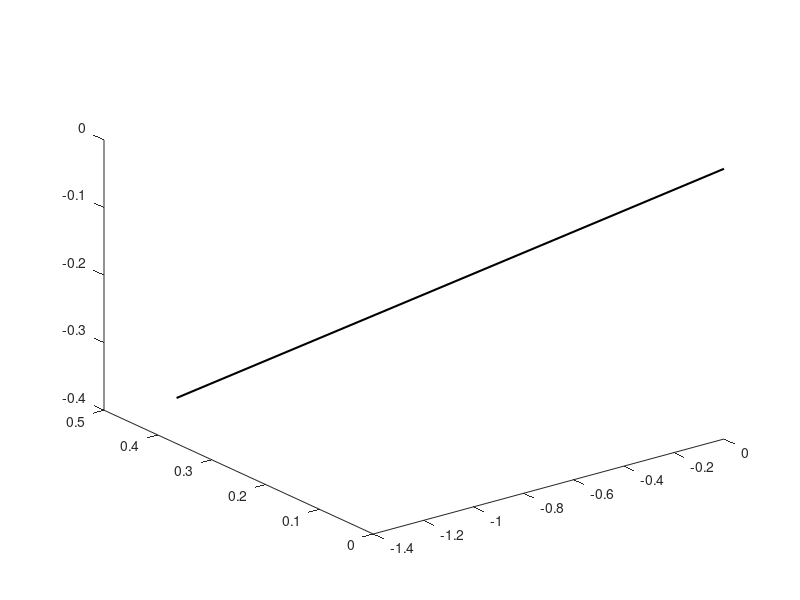

Write MATLAB code to recreate this figure. (Note: this script raises an error after producing the figure.)
clear all; close all; clc

number = 4;

%number = 1 -> Model: CC. Fit: 1.
%number = 2 -> Model: EC. Fit: 1.
%number = 3 -> Model: CC. Fit: 2.
%number = 4 -> Model: EC. Fit: 2.

phi_vec_sta =   [10.79 46.54 157.83 141.86]-90;
theta_vec_sta = [-40.80 -50.64 -54.13 -47.72];
psi_vec_sta = [90 104.18 90 90];
radio_vec_sta = [0.4234 0.7753 0.1368 0.1638];
delta_sta = [1 0.6874 1 0.6937];
y0_vec_sta = [0.3987 0.6506 -0.0931 -0.0908];

phi_vec_ms =    [93.37 77.67 156.03 130.36]-90;
theta_vec_ms =  [-42.19 -39.62 9.24 23.73];
psi_vec_ms = [90 90 90 53.0812];
radio_vec_ms = [0.0851 0.0830 0.0436 0.0610];
delta_ms = [1 1.3661 1 0.7499];
y0_vec_ms = [0.0454 0.059 -0.0403 -0.0403];

n1 = 400;
h1 = 0.2;
n2 = 200;
h2 = 0.1;

phi_cc_sta = phi_vec_sta(number); %STA
theta_cc_sta = theta_vec_sta(number); %STA
psi_cc_sta = psi_vec_sta(number);

phi_cc_ms = phi_vec_ms(number); %MESSENGER
theta_cc_ms = theta_vec_ms(number); %MESSENGER
psi_cc_ms = psi_vec_ms(number);


%Reading files
C0 = csvread('275_C0.csv');
C1 = csvread('275_C1.csv');
C2 = csvread('275_C2.csv');

%Ejes globales
figure('position',[10 0 800 1000])
%{
factor = 0.5;
grosor = 1.5;
plot3([-1*factor 0],[0 0],[0 0],'k','LineWidth',grosor); hold on
xGSE_text = text(-1*factor,0,0,'\bf x^{GSE}','HorizontalAlignment','left','FontSize',15);
set(xGSE_text,'Color','k')
plot3([0 0],[-1*factor 0],[0 0],'k','LineWidth',grosor); hold on
yGSE_text = text(0,-1*factor,0,'\bf y^{GSE}','HorizontalAlignment','left','FontSize',15);
set(yGSE_text,'Color','k')
plot3([0 0],[0 0],[0 1*factor],'k','LineWidth',grosor); hold on
zGSE_text = text(0,0,1*factor,'\bf z^{GSE}','HorizontalAlignment','left','FontSize',15);
set(zGSE_text,'Color','k')
%}
%Rotation Angles
ang_c = pi/180;
Long = (156.759-180)*ang_c; %-8.841 -(180-180.27)
Lati = -2*ang_c; 
Tilt = 36.335*ang_c; %59.814

%Rotation Matrix
Long_Mat = @(x)([1 0 0; 0 cos(x) -sin(x); 0 sin(x) cos(x)]);
Lati_Mat = @(x)([cos(x) 0 sin(x); 0 1 0; -sin(x) 0 cos(x)]);
Tilt_Mat = @(x)([cos(x) -sin(x) 0; sin(x) cos(x) 0; 0 0 1]);
R_model = @(phi,theta,psi) ([cos(phi)*cos(psi)-sin(phi)*sin(theta)*sin(psi) -cos(theta)*sin(phi) cos(phi)*sin(psi)+cos(psi)*sin(theta)*sin(phi);
                     cos(psi)*sin(phi)+cos(phi)*sin(theta)*sin(psi) cos(phi)*cos(theta) sin(phi)*sin(psi)-cos(psi)*cos(phi)*sin(theta);
                    -cos(theta)*sin(psi) sin(theta) cos(theta)*cos(psi)]);


Long_Rot = Long_Mat(Long);
Lati_Rot = Lati_Mat(Lati);
Tilt_Rot = Tilt_Mat(Tilt);

%Cloud points array
conv = 695700/1.496e8;
Nube = Tilt_Rot*Lati_Rot*Long_Rot*[C0,C1,C2]'*conv;
Nube = Nube';

%CME direction
dir_vec = [-1.4 0 0]';
Long_Dir = Tilt_Mat(Long);
Lati_Dir = Lati_Mat(Lati);
Tilt_Dir = Long_Mat(-Tilt);

dir_vec = Tilt_Dir*Lati_Dir*Long_Dir*dir_vec; %
plot3([0 dir_vec(1)],[0 dir_vec(2)],[0 dir_vec(3)],'k','LineWidth',1.5); hold on
%plot3(dir_vec(1),dir_vec(2),dir_vec(3),'Marker','<','MarkerEdgeColor','k','MarkerFaceColor','k'); hold on

R = [0.02 0];
n = 20;
cyl_color = 'k';
closed = 1;
lines = 0;
fact0 = 1.025;

dir_cme1 = [dir_vec(1) dir_vec(2) dir_vec(3)];
dir_cme2 = [dir_vec(1) dir_vec(2) dir_vec(3)]*fact0;
[Cone0,EndPlate01,EndPlate02] = Cone(dir_cme1,dir_cme2,R,n,cyl_color,closed,lines);

%Spacecraft positions
sta_x = -0.789586;
sta_y = 0.558722;
sta_z = -0.00207215;

stb_x = -0.761043;
stb_y = -0.686539;
stb_z = -0.00299437;

ms_x = -0.3149;
ms_y = 0.0983;
ms_z = 0.0398;

%3D scatter plot
p_size = 100;

nube_x = -Nube(:,3);
nube_y = Nube(:,2);
nube_z = Nube(:,1);

plot3(nube_x,nube_y,nube_z,'-','Color',[120,120,120]/255,'LineWidth',0.25); hold on; grid on
plot3(nube_x,nube_y,nube_z,'.k','LineWidth',0.25); hold on; grid on
scatter3(0,0,0,400,'y','o','MarkerFaceColor','y'); hold on; grid on
scatter3(sta_x,sta_y,sta_z,p_size,'r','o','MarkerFaceColor','r'); hold on
scatter3(stb_x,stb_y,stb_z,p_size,'b','o','MarkerFaceColor','b'); hold on
scatter3(ms_x,ms_y,ms_z,p_size,'m','o','MarkerFaceColor','m'); hold on
scatter3(1,0,0,p_size,'g','o','MarkerFaceColor','g'); hold on

%Text 
%{
sta_text = text(sta_x-0.1,sta_y+0.1,sta_z+0.1,'\bf STA','HorizontalAlignment','left','FontSize',15);
set(sta_text,'Color','k')
stb_text = text(stb_x-0.1,stb_y+0.1,stb_z+0.1,'\bf STB','HorizontalAlignment','left','FontSize',15);
set(stb_text,'Color','k')
ms_text = text(ms_x-0.1,ms_y+0.1,ms_z+0.1,'\bf MS','HorizontalAlignment','left','FontSize',15);
set(ms_text,'Color','k')
%}
sun_text = text(0.1,0.1,0.1,'\bf Sun','HorizontalAlignment','left','FontSize',15);
set(sun_text,'Color','k')
earth_text = text(1.1,0.1,0.1,'\bf Earth','HorizontalAlignment','left','FontSize',15);
set(earth_text,'Color','k')


mult_sta = 1.45;
mult_ms = 4.3;

plot3([0 sta_x*mult_sta],[0 sta_y*mult_sta],[0 sta_z*mult_sta],'r','LineWidth',1.5); hold on
plot3([0 stb_x],[0 stb_y],[0 stb_z],'b','LineWidth',1.5); hold on
plot3([0 mult_ms*ms_x],[0 mult_ms*ms_y],[0 mult_ms*ms_z],'m','LineWidth',1.5); hold on
plot3([0 1],[0 0],[0 0],'g','LineWidth',1.5); hold on
%{
R = [0.02 0];
n = 20;
cyl_color = 'r';
closed = 1;
lines = 0;
fact0 = 1.025;

dir_cme1 = [dir_vec(1) dir_vec(2) dir_vec(3)];
dir_cme2 = [dir_vec(1) dir_vec(2) dir_vec(3)]*fact0;
[Cone0,EndPlate01,EndPlate02] = Cone(dir_cme1,dir_cme2,R,n,cyl_color,closed,lines);
%}

xlabel('\fontsize{14} x axis (AU)')
ylabel('\fontsize{14} y axis (AU)')
zlabel('\fontsize{14} z axis (AU)')
%{
xlim([-1.5 0.5])
ylim([-1 1])
zlim([-1 1])
%}
xlim([-1.5 1])
ylim([-1 1.5])
zlim([-1 1.5])

% Tal y como esta ahora:
% 1 ROTA THETA. 2 ROTA PHI.
%%%%%%%%%%%%%%%%%%%%%%%%%%%%%%%%%%%%%%%%%%%%%%
%%%%%-------- CC Fit 1 STEREO A --------%%%%%%
%%%%%%%%%%%%%%%%%%%%%%%%%%%%%%%%%%%%%%%%%%%%%%
r1 = radio_vec_sta(number); %0.1368;

a_sta=delta_sta(number)*radio_vec_sta(number); % horizontal radius
b_sta=radio_vec_sta(number); % vertical radius
x0=0; % x0,y0 ellipse centre coordinates
y0=0;
t=linspace(-pi,pi,n1);
x_sta=x0+a_sta*cos(t);
y_sta = ones(1,length(x_sta))*h1/2;
y2_sta = h1/2;
z_sta=y0+b_sta*sin(t);
xcc_sta = [x_sta,x_sta];
ycc_sta = zeros(1,n1*2);
for m = 1:n1*2
    if mod(m,2) == 1
        ycc_sta(m) = y2_sta;
    else
        ycc_sta(m) = -y2_sta;
    end
end
zcc_sta = [z_sta,z_sta];
cc_sta1 = [xcc_sta;ycc_sta;zcc_sta];

fact_sta = 0.45;
cc_sta_axis = [0 1 0;0 -1 0]'*fact_sta;

%Apply Rotations:
local_axis = [0 0 0; 1 0 0; 0 1 0; 0 0 1]';
local_axis = R_model((phi_cc_sta-(90-atan(-sta_x/sta_y)/ang_c))*ang_c,theta_cc_sta*ang_c,psi_cc_sta*ang_c)*local_axis;
cc_sta2 = R_model((phi_cc_sta-(90-atan(-sta_x/sta_y)/ang_c))*ang_c,theta_cc_sta*ang_c,psi_cc_sta*ang_c)*cc_sta1; 
cc_sta_axis = R_model((phi_cc_sta-(90-atan(-sta_x/sta_y)/ang_c))*ang_c,theta_cc_sta*ang_c,psi_cc_sta*ang_c)*cc_sta_axis;%

%view([0,0,90])

plot3(cc_sta2(1,:)+sta_x,cc_sta2(2,:)+sta_y,cc_sta2(3,:)+sta_z+y0_vec_sta(number),'-r'); hold on
plot3(cc_sta2(1,:)+sta_x,cc_sta2(2,:)+sta_y,cc_sta2(3,:)+sta_z+y0_vec_sta(number),'.k','LineWidth',0.5); hold on
plot3([cc_sta_axis(1,1) cc_sta_axis(1,2)]+sta_x,[cc_sta_axis(2,1) cc_sta_axis(2,2)]+sta_y,[cc_sta_axis(3,1) cc_sta_axis(3,2)]+sta_z+y0_vec_sta(number),'--k','LineWidth',2.5); hold on

%Axis
factor = 0.3;
grosor = 1.5;
aux_axis_sta = [-1 0 0; 0 -1 0; 0 0 1];
axis_sta = Tilt_Mat((270-atan(-sta_x/sta_y)/ang_c)*ang_c)*aux_axis_sta;%

plot3([axis_sta(1,1)*factor 0]+sta_x,[axis_sta(1,2)*factor 0]+sta_y,[axis_sta(1,3)*factor 0]+sta_z+0.001,'k','LineWidth',grosor); hold on
plot3([axis_sta(2,1)*factor 0]+sta_x,[axis_sta(2,2)*factor 0]+sta_y,[axis_sta(2,3)*factor 0]+sta_z,'k','LineWidth',grosor); hold on
plot3([axis_sta(3,1)*factor 0]+sta_x,[axis_sta(3,2)*factor 0]+sta_y,[axis_sta(3,3)*factor 0]+sta_z,'k','LineWidth',grosor); hold on
%{
plot3([local_axis(1,1) local_axis(1,2)]+sta_x,[local_axis(2,1) local_axis(2,2)]+sta_y,[local_axis(3,1) local_axis(3,2)]+sta_z,'-c','LineWidth',2); hold on
plot3([local_axis(1,1) local_axis(1,3)]+sta_x,[local_axis(2,1) local_axis(2,3)]+sta_y,[local_axis(3,1) local_axis(3,3)]+sta_z,'-m','LineWidth',2); hold on
plot3([local_axis(1,1) local_axis(1,4)]+sta_x,[local_axis(2,1) local_axis(2,4)]+sta_y,[local_axis(3,1) local_axis(3,4)]+sta_z,'-k','LineWidth',2); hold on
%}
R = [0.02 0];
n = 20;
cyl_color = 'k';
closed = 1;
lines = 0;
fact1 = 0.3;
fact2 = 0.34;

x_sta1 = [axis_sta(1,1)*fact1+sta_x axis_sta(1,2)*fact1+sta_y axis_sta(1,3)*fact1+sta_z];
x_sta2 = [axis_sta(1,1)*fact2+sta_x axis_sta(1,2)*fact2+sta_y axis_sta(1,3)*fact2+sta_z];
[Cone4,EndPlate7,EndPlate8] = Cone(x_sta1,x_sta2,R,n,cyl_color,closed,lines);
y_sta1 = [axis_sta(2,1)*fact1+sta_x axis_sta(2,2)*fact1+sta_y axis_sta(2,3)*fact1+sta_z];
y_sta2 = [axis_sta(2,1)*fact2+sta_x axis_sta(2,2)*fact2+sta_y axis_sta(2,3)*fact2+sta_z];
[Cone5,EndPlate9,EndPlate10] = Cone(y_sta1,y_sta2,R,n,cyl_color,closed,lines);
z_sta1 = [axis_sta(3,1)*fact1+sta_x axis_sta(3,2)*fact1+sta_y axis_sta(3,3)*fact1+sta_z];
z_sta2 = [axis_sta(3,1)*fact2+sta_x axis_sta(3,2)*fact2+sta_y axis_sta(3,3)*fact2+sta_z];
[Cone6,EndPlate11,EndPlate12] = Cone(z_sta1,z_sta2,R,n,cyl_color,closed,lines);

%plot3(axis_sta(1,1)*factor+sta_x,axis_sta(1,2)*factor+sta_y,axis_sta(1,3)*factor+sta_z,'Marker','>','MarkerEdgeColor','k','MarkerFaceColor','k'); hold on
%plot3(axis_sta(2,1)*factor+sta_x,axis_sta(2,2)*factor+sta_y,axis_sta(2,3)*factor+sta_z,'Marker','<','MarkerEdgeColor','k','MarkerFaceColor','k'); hold on
%plot3(axis_sta(3,1)*factor+sta_x,axis_sta(3,2)*factor+sta_y,axis_sta(3,3)*factor+sta_z,'Marker','^','MarkerEdgeColor','k','MarkerFaceColor','k'); hold on

%%%%%%%%%%%%%%%%%%%%%%%%%%%%%%%%%%%%%%%%%%%%%%
%%%%%-------- CC Fit 1 MESSENGER --------%%%%%
%%%%%%%%%%%%%%%%%%%%%%%%%%%%%%%%%%%%%%%%%%%%%%
r2 = radio_vec_ms(number); %0.1368;

a_ms=delta_ms(number)*radio_vec_ms(number); % horizontal radius
b_ms=radio_vec_ms(number); % vertical radius
x0=0; % x0,y0 ellipse centre coordinates
y0=0;
t=linspace(-pi,pi,n2);
x_ms=x0+a_ms*cos(t);
y_ms = ones(1,length(x_ms))*h2/2;
y2_ms = h2/2;
z_ms=y0+b_ms*sin(t);
xcc_ms = [x_ms,x_ms];
ycc_ms = zeros(1,n2*2);
for m = 1:n2*2
    if mod(m,2) == 1
        ycc_ms(m) = y2_ms;
    else
        ycc_ms(m) = -y2_ms;
    end
end
zcc_ms = [z_ms,z_ms];
cc_ms = [xcc_ms;ycc_ms;zcc_ms];

fact_ms = 0.25;
cc_ms_axis = [0 1 0;0 -1 0]'*fact_ms;

%Apply Rotations:

local_axis = [0 0 0; 1 0 0; 0 1 0; 0 0 1]';
local_axis = R_model((phi_cc_ms-(90-atan(-ms_x/ms_y)/ang_c))*ang_c,theta_cc_ms*ang_c,psi_cc_ms*ang_c)*local_axis;
cc_ms = R_model((phi_cc_ms-(90-atan(-ms_x/ms_y)/ang_c))*ang_c,theta_cc_ms*ang_c,psi_cc_ms*ang_c)*cc_ms; 
cc_ms_axis = R_model((phi_cc_ms-(90-atan(-ms_x/ms_y)/ang_c))*ang_c,theta_cc_ms*ang_c,psi_cc_ms*ang_c)*cc_ms_axis;%

plot3(cc_ms(1,:)+ms_x,cc_ms(2,:)+ms_y,cc_ms(3,:)+ms_z+y0_vec_ms(number),'-m'); hold on
plot3(cc_ms(1,:)+ms_x,cc_ms(2,:)+ms_y,cc_ms(3,:)+ms_z+y0_vec_ms(number),'.k'); hold on
plot3([cc_ms_axis(1,1) cc_ms_axis(1,2)]+ms_x,[cc_ms_axis(2,1) cc_ms_axis(2,2)]+ms_y,[cc_ms_axis(3,1) cc_ms_axis(3,2)]+ms_z+y0_vec_ms(number),'--k','LineWidth',2.5); hold on

%Axis
factor = 0.2;
grosor = 1.5;
aux_axis_ms = [-1 0 0; 0 -1 0; 0 0 1];
axis_ms = Tilt_Mat((270-atan(-ms_x/ms_y)/ang_c)*ang_c)*aux_axis_ms;

plot3([axis_ms(1,1)*factor 0]+ms_x,[axis_ms(1,2)*factor 0]+ms_y,[axis_ms(1,3)*factor 0]+ms_z+0.001,'k','LineWidth',grosor); hold on
plot3([axis_ms(2,1)*factor 0]+ms_x,[axis_ms(2,2)*factor 0]+ms_y,[axis_ms(2,3)*factor 0]+ms_z,'k','LineWidth',grosor); hold on
plot3([axis_ms(3,1)*factor 0]+ms_x,[axis_ms(3,2)*factor 0]+ms_y,[axis_ms(3,3)*factor 0]+ms_z,'k','LineWidth',grosor); hold on
%{
plot3([local_axis(1,1) local_axis(1,2)]+ms_x,[local_axis(2,1) local_axis(2,2)]+ms_y,[local_axis(3,1) local_axis(3,2)]+ms_z,'-c','LineWidth',2); hold on
plot3([local_axis(1,1) local_axis(1,3)]+ms_x,[local_axis(2,1) local_axis(2,3)]+ms_y,[local_axis(3,1) local_axis(3,3)]+ms_z,'-m','LineWidth',2); hold on
plot3([local_axis(1,1) local_axis(1,4)]+ms_x,[local_axis(2,1) local_axis(2,4)]+ms_y,[local_axis(3,1) local_axis(3,4)]+ms_z,'-k','LineWidth',2); hold on
%}
R = [0.02 0];
n = 20;
cyl_color = 'k';
closed = 1;
lines = 0;
fact1 = 0.2;
fact2 = 0.24;

x_ms1 = [axis_ms(1,1)*fact1+ms_x axis_ms(1,2)*fact1+ms_y axis_ms(1,3)*fact1+ms_z];
x_ms2 = [axis_ms(1,1)*fact2+ms_x axis_ms(1,2)*fact2+ms_y axis_ms(1,3)*fact2+ms_z];
[Cone1,EndPlate1,EndPlate2] = Cone(x_ms1,x_ms2,R,n,cyl_color,closed,lines);
y_ms1 = [axis_ms(2,1)*fact1+ms_x axis_ms(2,2)*fact1+ms_y axis_ms(2,3)*fact1+ms_z];
y_ms2 = [axis_ms(2,1)*fact2+ms_x axis_ms(2,2)*fact2+ms_y axis_ms(2,3)*fact2+ms_z];
[Cone2,EndPlate3,EndPlate4] = Cone(y_ms1,y_ms2,R,n,cyl_color,closed,lines);
z_ms1 = [axis_ms(3,1)*fact1+ms_x axis_ms(3,2)*fact1+ms_y axis_ms(3,3)*fact1+ms_z];
z_ms2 = [axis_ms(3,1)*fact2+ms_x axis_ms(3,2)*fact2+ms_y axis_ms(3,3)*fact2+ms_z];
[Cone3,EndPlate5,EndPlate6] = Cone(z_ms1,z_ms2,R,n,cyl_color,closed,lines);

if number == 1
    model = 'CC';
    fit = '1';
elseif number == 2
    model = 'EC';
    fit = '1';
elseif number == 3
    model = 'CC';
    fit = '2';
else
    model = 'EC';
    fit = '2';
end

title({['\fontsize{16} Model: ',model,'. Fit: ',fit,'.'],
       ['CME parameters -> Long=156.759 Stony, Lat=-2, Tilt=36.335'],
       ['STA Model -> \phi=',num2str(phi_cc_sta),', \theta=',num2str(theta_cc_sta),', \psi=',num2str(psi_cc_sta),', R=',num2str(radio_vec_sta(number)),' AU.'],
       ['MES Model -> \phi=',num2str(phi_cc_ms),', \theta=',num2str(theta_cc_ms),', \psi=',num2str(psi_cc_ms),', R=',num2str(radio_vec_ms(number)),' AU.']},'fontsize',14)

x = reshape(nube_x,[20 47]);
y = reshape(nube_y,[20 47]);
z = reshape(nube_z,[20 47]);
x = [x;x(1,:)];
y = [y;y(1,:)];
z = [z;z(1,:)];
C = sqrt(x.^2+y.^2+z.^2);
h = surf(x,y,z,C);
colormap('jet')
%shading interp
set(h,'edgecolor','none','facealpha',0.4)




